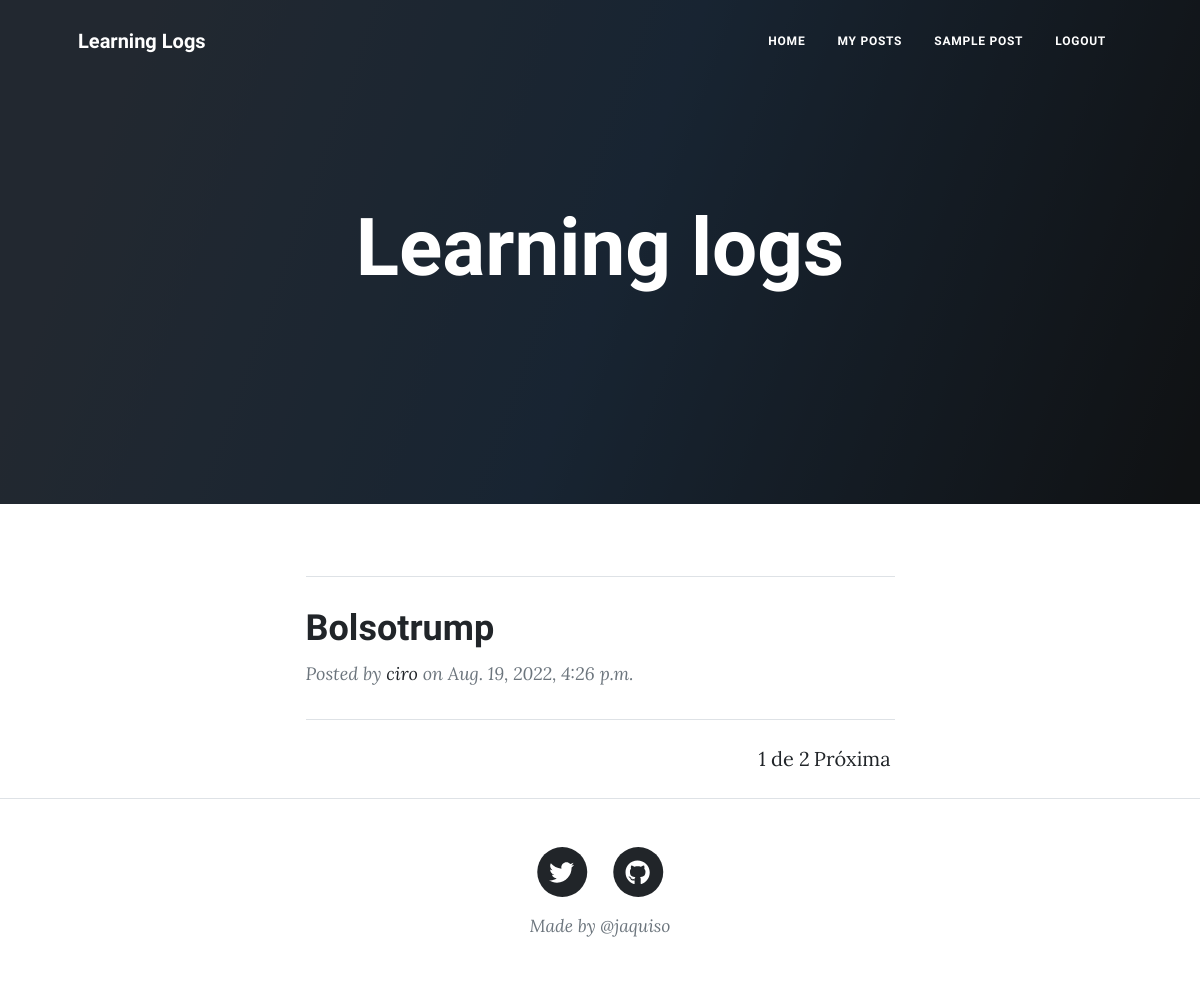
Before: / (signed in) with the older database file.
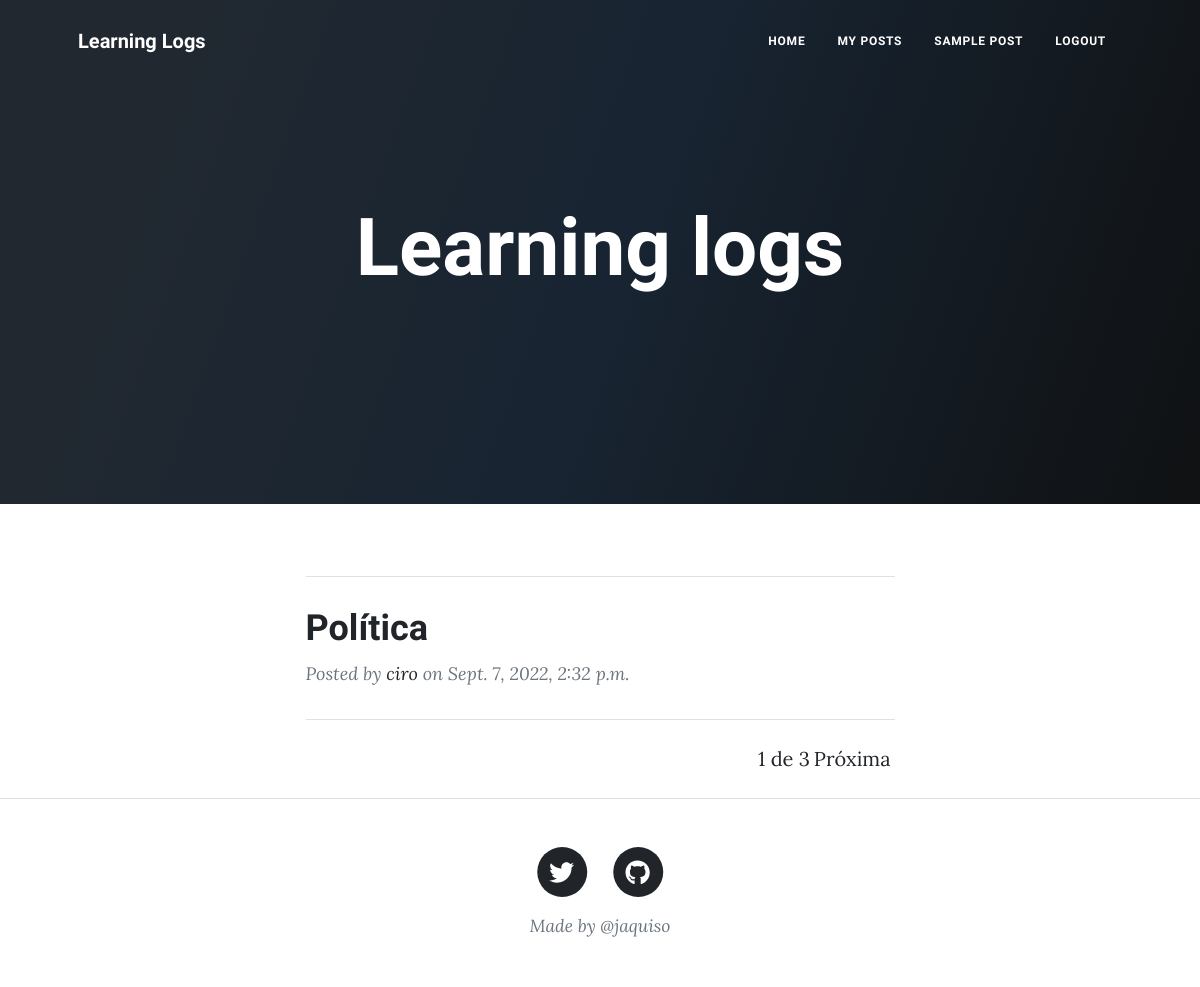
After: the same page with the newer database file.
### learning_logs/models.py (models this page shows, shortened)
class Topic(models.Model):
    title = models.CharField(max_length=200)
    date_added = models.DateTimeField(auto_now_add=True)
    owner = models.ForeignKey(User, on_delete=models.CASCADE)
    description = models.TextField(max_length=200)
    thumbnail = models.ImageField(upload_to='thumbnails/', null=True, blank=True)

### learning_logs/views.py (the view)
# urls.py: path('', views.index, name='index'),
def index(request):
    user = request.user
    topics = []
    if user.is_anonymous == False:
        topics = Topic.objects.filter(
        owner=request.user,
        ).order_by('-date_added')
        num_pages = 1
        paginator = Paginator(topics, num_pages)
        page = request.GET.get('page')
        topics = paginator.get_page(page)
    return render(request, 'learning_logs/index.html', {'topics':topics})

### learning_logs/templates/learning_logs/index.html (shortened to what this page needs)
{% extends 'learning_logs/base.html' %}
{% load static %}
{% block header %}
  <header class="masthead" style="background: linear-gradient(109.6deg, rgb(36, 45, 57) 11.2%, rgb(16, 37, 60) 51.2%, rgb(0, 0, 0) 98.6%);">
    <div class="container position-relative px-4 px-lg-5">
        <div class="row gx-4 gx-lg-5 justify-content-center">
            <div class="col-md-10 col-lg-8 col-xl-7">
                <div class="site-heading">
                    <h1>Learning logs</h1>
                </div>
            </div>
        </div>
    </div>
  </header>
{% endblock header%}
{% block content %}
<div class="container px-4 px-lg-5">
  <div class="row gx-4 gx-lg-5 justify-content-center">
      <div class="col-md-10 col-lg-8 col-xl-7">
          {% for topic in  topics %}
          <hr class="my-4" />
          <div class="post-preview">
              <a href="{% url 'learning_logs:topic' topic.id %}"><h2 class="post-title">{{topic.title}}</h2></a>
              <p class="post-meta">
                  Posted by
                  <a href="#!">{{topic.owner}}</a>
                  on {{topic.date_added}}
              </p>
          </div>
          {% endfor %}
        {% if topics %}
          <hr class="my-4" />
            <div class="d-flex justify-content-end mb-4 ">
          <span class="current">
              {{ topics.number }} de {{ topics.paginator.num_pages }}
          </span>
          {% if topics.has_next %}
              <a class= "mx-1" href="?page={{ topics.next_page_number }}">Próxima</a>
          {% endif %}
            </div>
        {% endif %}
      </div>
  </div>
</div>
{% endblock content %}

Changed rows visible on the page:
removed Topic: title "Bolsotrump", owner "ciro", date_added "Aug. 19, 2022, 4:26 p.m."
added Topic: title "Política", owner "ciro", date_added "Sept. 7, 2022, 2:32 p.m."
Other visible differences:
{{ topics.paginator.num_pages }}: "2" → "3"
